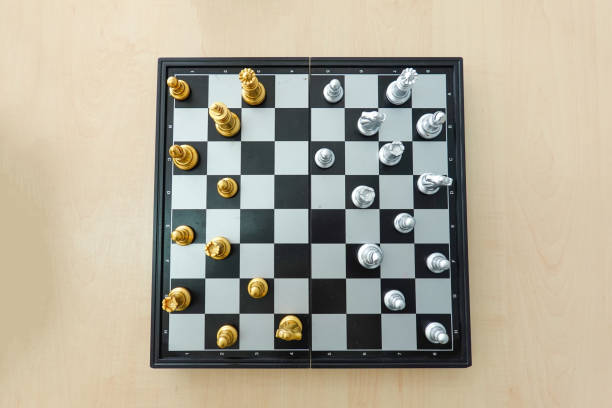
#> input picture chessboard2.jpg, 612 x 408 px
$ python OpenCVTest.py
#> lines starting #> are read from the running program, lines starting #| are printed output that depends on the picture; after the words box and inside, x2 and y2 are one past the last pixel; in counts of white or black regions, pixels touching at a corner belong together
import cv2
import numpy as np
from scipy import stats

# Load image
image_path = "chessboard2.jpg"   # replace with your image
img = cv2.imread(image_path)
#> img is the input picture: shape (408, 612, 3); mean B, G, R 153.4, 170.8, 177.6
split_img = [[None for _ in range(8)] for _ in range(8)]

if img is None:
    print("Error: Could not load image.")
    exit()

print("Found image")

pattern_size = (7, 7)


gray = cv2.cvtColor(img,cv2.COLOR_BGR2GRAY)
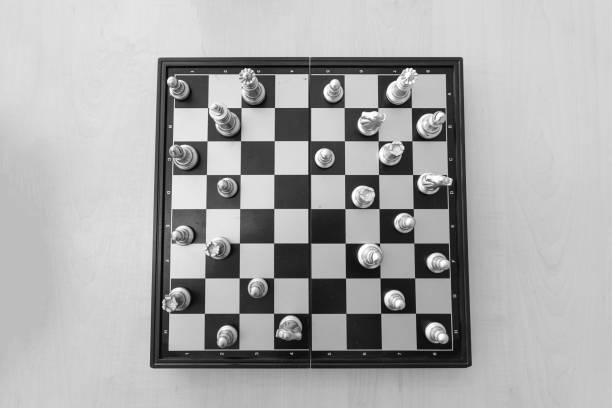
#> gray: shape (408, 612); min 0, max 255, mean 170.9
edges = cv2.Canny(gray,90,150,apertureSize = 3)
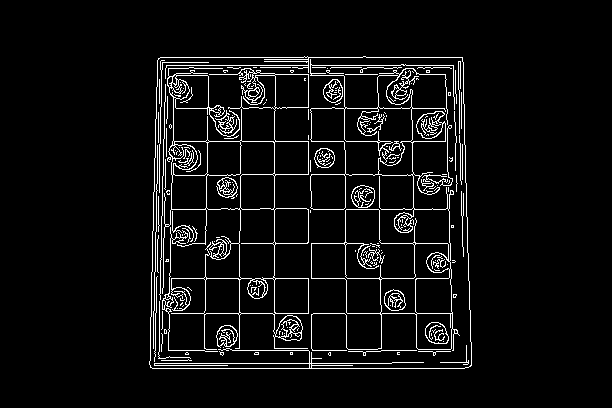
#> edges: shape (408, 612); 5.6% white in thin lines or dots, all inside (x1, y1, x2, y2) = (149, 56, 472, 369)
cv2.imwrite('canny.jpg',edges)

print("Finding corners")
# Find the chessboard corners
ret, corners = cv2.findChessboardCorners(edges, pattern_size, None)
#> ret = True; corners = 49 rows, first 8: [416, 314.8], [381.5, 312], [346.1, 313.6], [310.5, 314], [274.5, 313.2], [240.9, 313.2], [204.1, 315], [415.2, 278.3]

if ret:
    print("Chessboard corners found successfully.")
    # Refine the corner locations to sub-pixel accuracy
    criteria = (cv2.TERM_CRITERIA_EPS + cv2.TERM_CRITERIA_MAX_ITER, 30, 0.001)
    corners = cv2.cornerSubPix(gray, corners, (11, 11), (-1, -1), criteria)
#> corners = 49 rows, first 8: [414.5, 312.8], [382.9, 310.7], [345.9, 313.4], [306.1, 316.4], [277.7, 317.2], [238.8, 313.5], [204.4, 313.3], [414.6, 277.8]

    tileSize = int(abs(corners[0][0][0] - corners[1][0][0]))
#> tileSize = 31

    tiles = [[[0,0] for _ in range(8)] for _ in range(8)]

    i = 0
    for corner in corners:
        x = int(corner[0][0])
        y = int(corner[0][1])
        tiles[i//7][i%7] = [x,y]
        i += 1
#> this loop made 49 passes
#> (corner, x, y) on passes 1 to 12: ([[414.5, 312.8]], 414, 312), ([[382.9, 310.7]], 382, 310), ([[345.9, 313.4]], 345, 313), ([[306.1, 316.4]], 306, 316), ([[277.7, 317.2]], 277, 317), ([[238.8, 313.5]], 238, 313), ([[204.4, 313.3]], 204, 313), ([[414.6, 277.8]], 414, 277), ([[378.8, 274.8]], 378, 274), ([[345.5, 278]], 345, 278), ([[309.4, 278]], 309, 277), ([[270.6, 279.4]], 270, 279)
#> after the loop, i = 49; tiles = 8 items

    for i in range(0,7):
        x,y = tiles [6][i]
        tiles[7][i] = [x,max(y-tileSize, 0)]
#> this loop made 7 passes
#> (x, y) on passes 1 to 7: (409, 105), (378, 109), (342, 104), (309, 107), (274, 107), (241, 106), (207, 109)

    for i in range(0,8):
        x,y = tiles [i][6]
        tiles[i][7] = [max(x-tileSize, 0),y]
#> this loop made 8 passes
#> (x, y) on passes 1 to 8: (204, 313), (204, 277), (210, 252), (205, 208), (207, 174), (207, 140), (207, 109), (207, 78)

    for x in range(8):
        for y in range(8):
            posX,posY = tiles[x][y]
            sub_img = edges[posY:posY+tileSize, posX:posX+tileSize]
            #sub_img = cv2.Canny(sub_img, 50, 150)
            split_img[x][y] = sub_img
            cv2.imwrite( "Squares/tile_" + str(x) + "_" + str(y) + ".jpg", sub_img)
#> this loop made 8 passes
#> pass 1, `cv2.imwrite( "Squares/tile_" + str(x) + "_" + str(y) + ".jpg", sub_img)`:
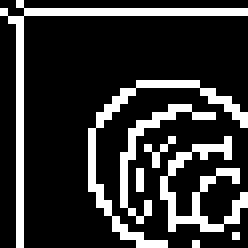
#> saved as tile_0_0.jpg: shape (31, 31) (shown 8 times larger); 20% white in thin lines or dots
#> pass 1, `cv2.imwrite( "Squares/tile_" + str(x) + "_" + str(y) + ".jpg", sub_img)`:
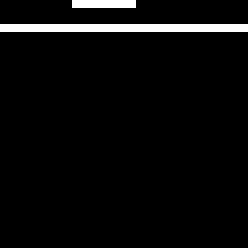
#> saved as tile_0_1.jpg: shape (31, 31) (shown 8 times larger); 4.1% white in thin lines or dots, all inside (x1, y1, x2, y2) = (0, 0, 31, 4)
#> pass 1, `cv2.imwrite( "Squares/tile_" + str(x) + "_" + str(y) + ".jpg", sub_img)`:
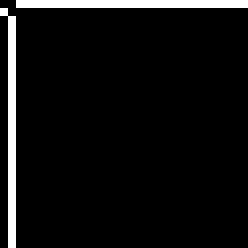
#> saved as tile_0_2.jpg: shape (31, 31) (shown 8 times larger); 6.1% white in thin lines or dots
#> pass 1, `cv2.imwrite( "Squares/tile_" + str(x) + "_" + str(y) + ".jpg", sub_img)`:
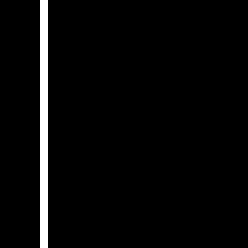
#> saved as tile_0_3.jpg: shape (31, 31) (shown 8 times larger); 3.2% white in thin lines or dots, all inside (x1, y1, x2, y2) = (5, 0, 6, 31)
#> after the loop, split_img = 8 items

    # Draw and display the corners on the original image
    img_corners = cv2.drawChessboardCorners(img.copy(), pattern_size, corners, ret)
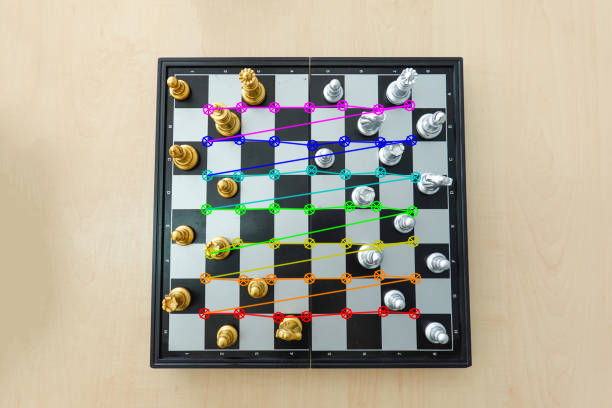
#> img_corners: shape (408, 612, 3); mean B, G, R 152.9, 170.5, 177.9
    cv2.imshow('Corners', img_corners)

else:
    print("Could not find chessboard corners.")
    exit()

threshold = 0.1

for x in range(8):
    for y in range(8):
        edge_density = np.count_nonzero(split_img[x][y]) / split_img[x][y].size

        print(f"Tile:({x},{y}) Density:{edge_density}, Piece:{edge_density>=threshold}")


cv2.waitKey(0)
cv2.destroyAllWindows()

$ run again, with chessboard1.jpg copied over chessboard2.jpg
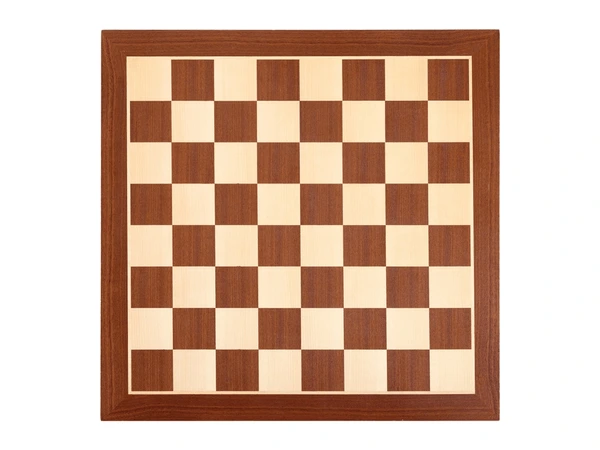
#> input picture chessboard1.jpg, 600 x 450 px
#> img is the input picture: shape (450, 600, 3); mean B, G, R 166.1, 184.2, 213.1
#> `edges = cv2.Canny(gray,90,150,apertureSize = 3)`:
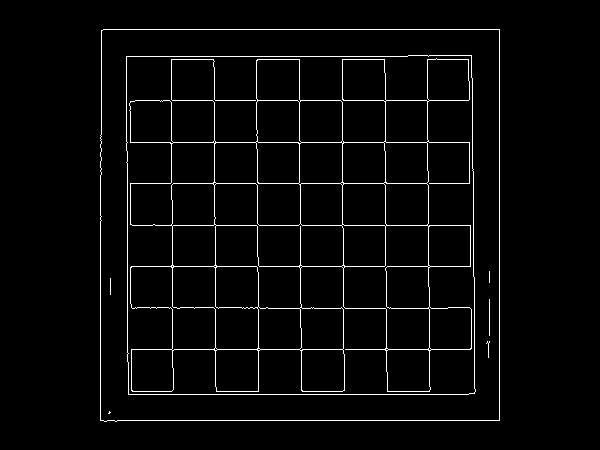
#> edges: shape (450, 600); 3.1% white in thin lines or dots, all inside (x1, y1, x2, y2) = (100, 29, 500, 422)
#> `ret, corners = cv2.findChessboardCorners(edges, pattern_size, None)`: ret = True; corners = 49 rows, first 8: [170.3, 100], [213.5, 100.5], [256.5, 100], [300.9, 100.3], [343, 100.9], [384.9, 102], [428.9, 100.2], [171, 142.5]
#> `corners = cv2.cornerSubPix(gray, corners, (11, 11), (-1, -1), criteria)`: corners = 49 rows, first 8: [170.9, 100.4], [213.7, 100.4], [256.4, 100.4], [299.2, 100.4], [341.8, 100.3], [384.6, 100.3], [427.4, 100.2], [171.1, 141.7]
#> tileSize = 42
#> the loop `for corner in corners:` made 49 passes
#> (corner, x, y) on passes 1 to 8: ([[170.9, 100.4]], 170, 100), ([[213.7, 100.4]], 213, 100), ([[256.4, 100.4]], 256, 100), ([[299.2, 100.4]], 299, 100), ([[341.8, 100.3]], 341, 100), ([[384.6, 100.3]], 384, 100), ([[427.4, 100.2]], 427, 100), ([[171.1, 141.7]], 171, 141)
#> after the loop `for corner in corners:`: i = 49; tiles = 8 items
#> the loop `for i in range(0,7):` made 7 passes
#> x on passes 1 to 7: 172, 215, 257, 300, 343, 386, 429
#> the loop `for i in range(0,8):` made 8 passes
#> (x, y) on passes 1 to 8: (427, 100), (427, 141), (427, 183), (427, 224), (428, 265), (428, 307), (429, 349), (429, 307)
#> `img_corners = cv2.drawChessboardCorners(img.copy(), pattern_size, corn..`:
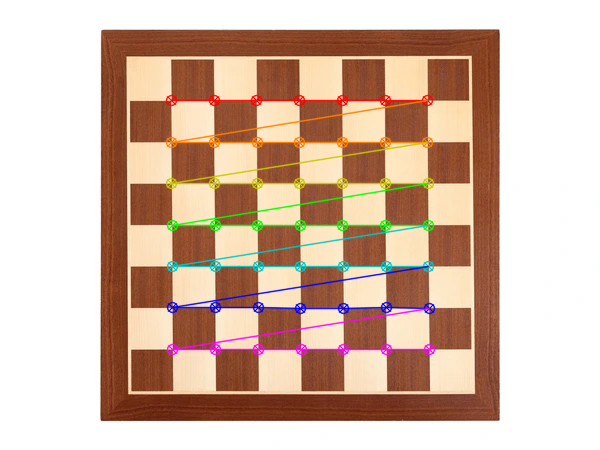
#> img_corners: shape (450, 600, 3); mean B, G, R 165.6, 183.2, 211.3
#> the loop `for x in range(8):` made 8 passes
#> (printed output is left out)
